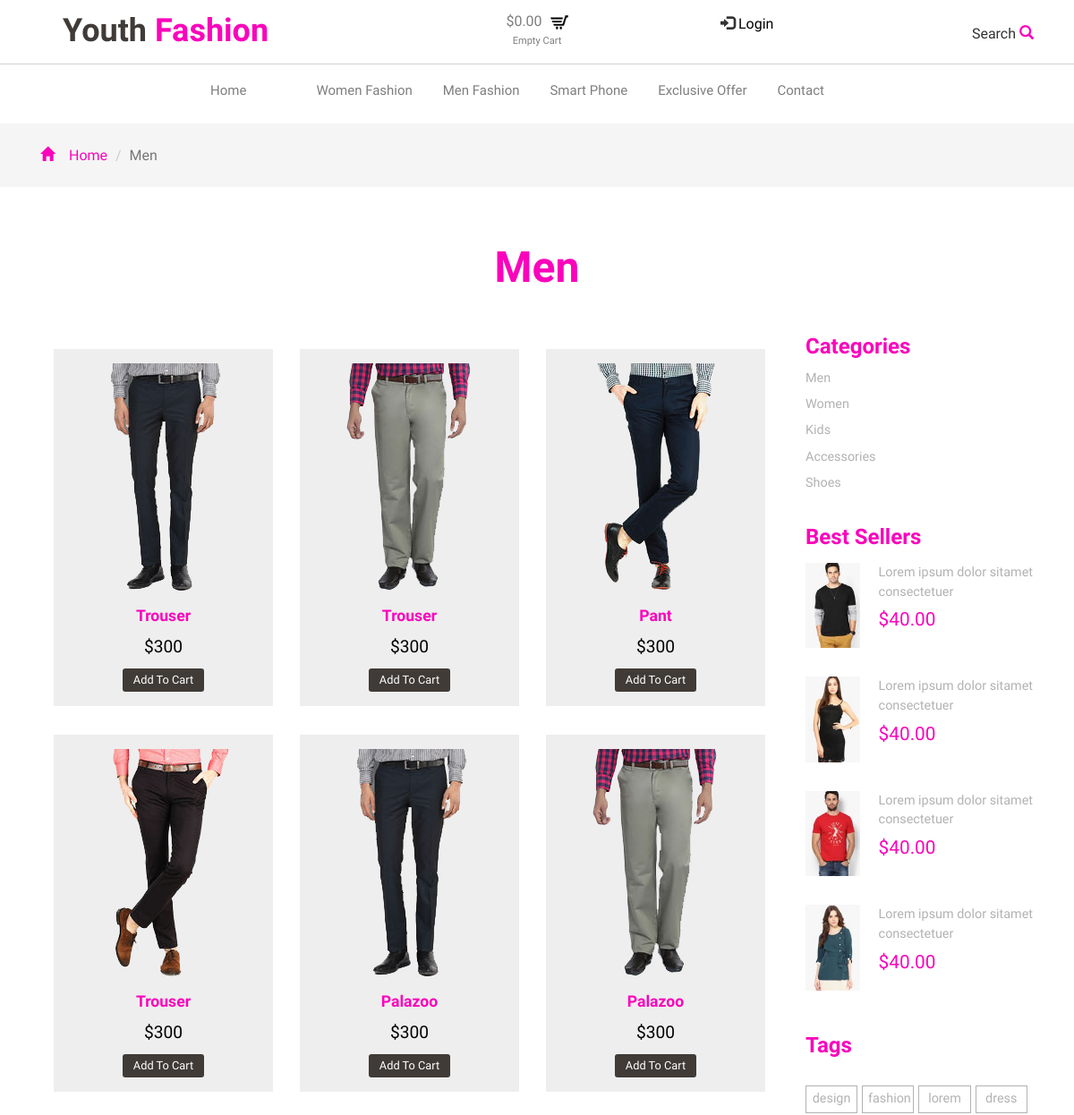
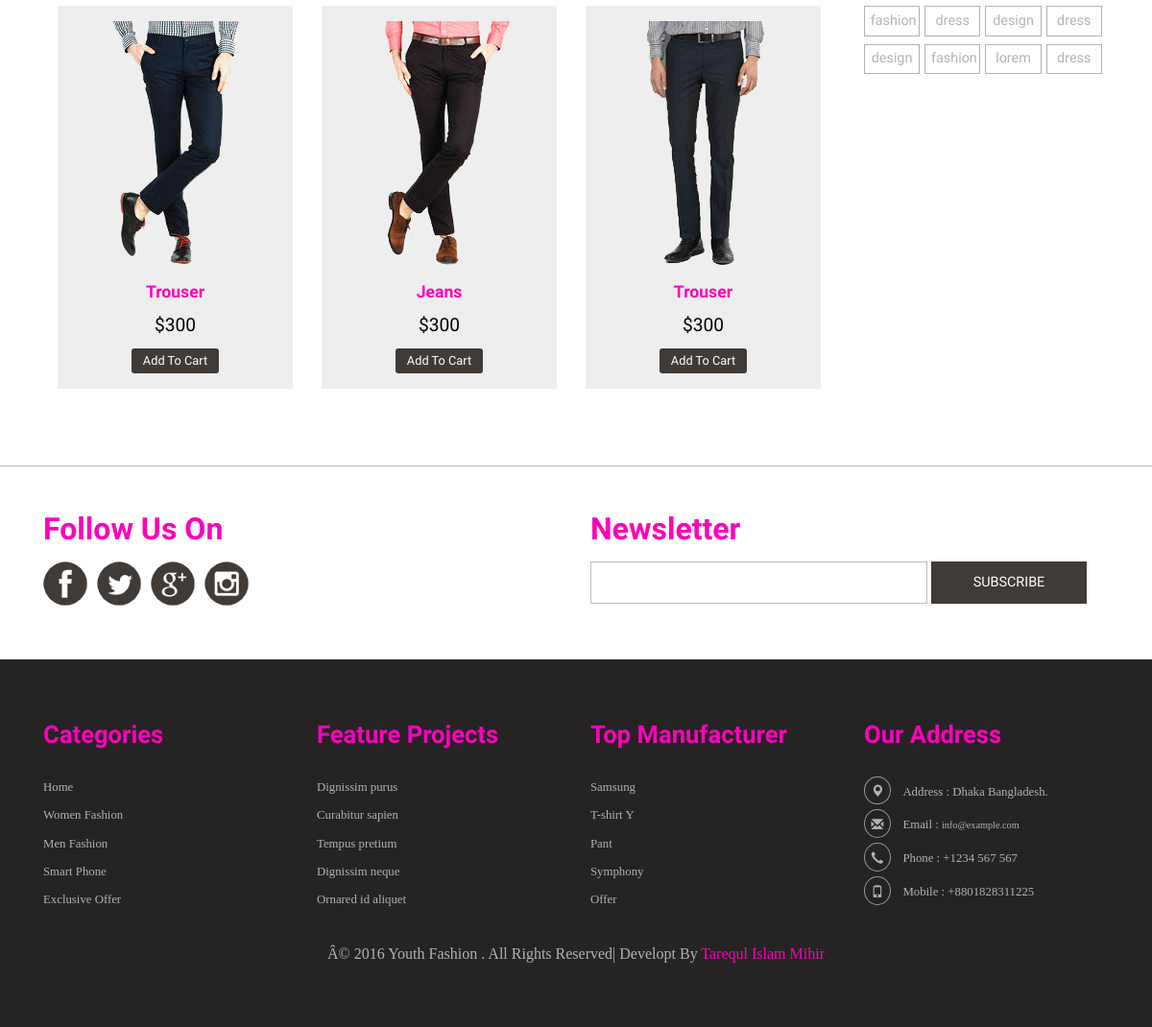
Page /men.php on the committed database (2 pictures, top to bottom).
### tables this page shows
CREATE TABLE IF NOT EXISTS `tbl_category` (
  `category_id` int(3) NOT NULL AUTO_INCREMENT,
  `category_name` varchar(100) NOT NULL,
  `category_description` text NOT NULL,
  `publication_status` tinyint(1) NOT NULL,
  PRIMARY KEY (`category_id`)
);

CREATE TABLE IF NOT EXISTS `tbl_manufacturer` (
  `manufacturer_id` int(3) NOT NULL AUTO_INCREMENT,
  `manufacturer_name` varchar(100) NOT NULL,
  `manufacturer_description` text NOT NULL,
  `publication_status` tinyint(1) NOT NULL,
  PRIMARY KEY (`manufacturer_id`)
);

CREATE TABLE IF NOT EXISTS `tbl_other` (
  `other_id` int(3) NOT NULL,
  `facebook` varchar(256) NOT NULL,
  `google_plus` varchar(256) NOT NULL,
  `linked_in` varchar(256) NOT NULL,
  `twitter` varchar(256) NOT NULL,
  `copyright` text NOT NULL,
  `address` text NOT NULL,
  `email` varchar(256) NOT NULL,
  `phone` varchar(15) NOT NULL,
  `mobile` varchar(15) NOT NULL,
  PRIMARY KEY (`other_id`)
);

### men.php (called while the page is built, shortened)
<?php
include './index.php';

### classes/application.php (called while the page is built, shortened)
<?php
class Application {
    private $db_connect;
    public function __construct() {
        $host_name= 'localhost';
        $user_name='root';
        $password='';
        $db_name="db_youth_fashion";
        $this->db_connect=mysqli_connect($host_name, $user_name, $password, $db_name);
    }
    public function select_all_published_category_info(){
        $sql="SELECT *FROM tbl_category WHERE publication_status=1";
        if(mysqli_query($this->db_connect,$sql)){
            $cquery_result=mysqli_query($this->db_connect, $sql);
            return $cquery_result;
        }  else {
            die('Query Problem'.mysqli_error($this->db_connect));
        }
    }
    public function select_all_manufacturer_published_info(){
        $sql="SELECT *FROM tbl_manufacturer WHERE publication_status=1";
        if(mysqli_query($this->db_connect,$sql)){
            $query_result=mysqli_query($this->db_connect, $sql);
            return $query_result;
        }  else {
            die('Query Problem'.mysqli_error($this->db_connect));
        }
    }
}

### classes/super_admin.php (called while the page is built, shortened)
<?php
class Super_admin {
    private $db_connect;
    public function __construct() {
        $host_name= 'localhost';
        $user_name='root';
        $password='';
        $db_name="db_youth_fashion";
        $this->db_connect=mysqli_connect($host_name, $user_name, $password, $db_name);
    }
    public function select_configaration_info(){
      $sql="SELECT *FROM tbl_other";
        if(mysqli_query($this->db_connect, $sql)) {
           $cnquery_result=mysqli_query($this->db_connect, $sql);
            return $cnquery_result;
        }else {
            die('Query problem'.mysqli_error($this->db_connect));
        }
    }
}

### include/footer_bottom.php (the view)
<?php
$cquery_result=$obj_app->select_all_published_category_info();
$query_result=$obj_app->select_all_manufacturer_published_info();
$cnquery_result=$obj_super_admin->select_configaration_info();
$configaration_info=mysqli_fetch_assoc($cnquery_result);
?>
<div class="footer-bottom" style="font-family: Comic Sans MS;">
    <div class="container">
        <div class="col-md-3 footer-bottom-cate animated wow fadeInLeft" data-wow-delay=".5s">
            <h6>Categories</h6>
            <ul>
                <li><a href="index.php">Home</a></li>
                <?php while ($category_info=mysqli_fetch_assoc($cquery_result)){ ?>
                    <li><a href="category.php?id=<?php echo $category_info['category_id'];?>"><?php echo $category_info['category_name'];?> </a></li>
                <?php } ?>
            </ul>
        </div>
        <div class="col-md-3 footer-bottom-cate animated wow fadeInLeft" data-wow-delay=".5s">
            <h6>Feature Projects</h6>
            <ul>
                <li><a href="#">Dignissim purus</a></li>
                <li><a href="#">Curabitur sapien</a></li>
                <li><a href="#">Tempus pretium</a></li>
                <li><a href="#">Dignissim neque</a></li>
                <li><a href="#">Ornared id aliquet</a></li>
            </ul>
        </div>
        <div class="col-md-3 footer-bottom-cate animated wow fadeInRight" data-wow-delay=".5s">
            <h6>Top Manufacturer</h6>
            <ul>
                <?php while ($manufacturer_info=  mysqli_fetch_assoc($query_result)) {?>
                <li><a href="products.php"><?php echo $manufacturer_info['manufacturer_name']; ?></a></li>
                <?php }?>
            </ul>
        </div>
        <div class="col-md-3 footer-bottom-cate cate-bottom animated wow fadeInRight" data-wow-delay=".5s">
            <h6>Our Address</h6>
            <ul>
                <li><i class="glyphicon glyphicon-map-marker" aria-hidden="true"></i>Address : <?php echo $configaration_info['address'];?></li>
                <li><i class="glyphicon glyphicon-envelope" aria-hidden="true"></i>Email : <a href="<?php echo $configaration_info['email'];?>"><?php echo $configaration_info['email'];?></a></li>
                <li><i class="glyphicon glyphicon-earphone" aria-hidden="true"></i>Phone : <?php echo $configaration_info['phone'];?></li>
                <li><i class="glyphicon glyphicon-phone" aria-hidden="true"></i>Mobile : <?php echo $configaration_info['mobile'];?></li>
            </ul>
        </div>
        <div class="clearfix"> </div>
        <p class="footer-class animated wow fadeInUp animated" data-wow-delay=".5s" style="visibility: visible; animation-delay: 0.5s; animation-name: fadeInUp;"><?php echo $configaration_info['copyright'];?>| Developt By <a href="http://facebook.com/mstarequlislam" target="_blank">Tarequl Islam Mihir</a> </p>
    </div>
</div>

### include/header_bottom.php (shortened to what this page needs)
<?php
    $cquery_result=$obj_app->select_all_published_category_info();
?>
<div class="container">
    <div class="head-top">
        <div class="n-avigation">
            <nav class="navbar nav_bottom" role="navigation">
                <div class="navbar-header nav_2">
                </div>
                <div class="collapse navbar-collapse" id="bs-megadropdown-tabs">
                    <ul class="nav navbar-nav nav_1">
                        <li><a href="index.php">Home</a></li>
                         <?php while ($category_info=mysqli_fetch_assoc($cquery_result)){ ?>
                        <li class="last"><a href="category.php?id=<?php echo $category_info['category_id'];?>"><?php echo $category_info['category_name'];?></a></li>
                         <?php } ?>
                        <li><a href="contact.php">Contact</a></li>
                    </ul>
                </div>
            </nav>
        </div>
        <link href="assets/front_end_essets/css/popuo-box.css" rel="stylesheet" type="text/css" media="all"/>
    </div>
</div>

### rows in the picture
tbl_category: category_name "Women Fashion"
tbl_category: category_name "Men Fashion"
tbl_category: category_name "Smart Phone"
tbl_category: category_name "Exclusive Offer"
tbl_manufacturer: manufacturer_name "Samsung"
tbl_manufacturer: manufacturer_name "T-shirt Y"
tbl_manufacturer: manufacturer_name "Pant"
tbl_manufacturer: manufacturer_name "Symphony"
tbl_manufacturer: manufacturer_name "Offer"
tbl_other: address "Dhaka Bangladesh.", email "info@example.com", phone "+1234 567 567", mobile "+8801828311225", copyright "Â© 2016 Youth Fashion . All Rights Reserved"
